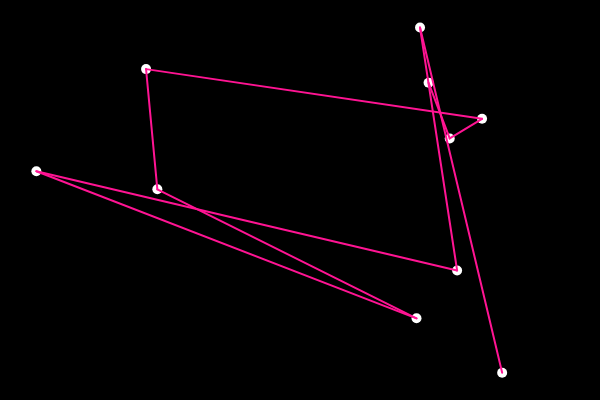
Frame 1 (no input)
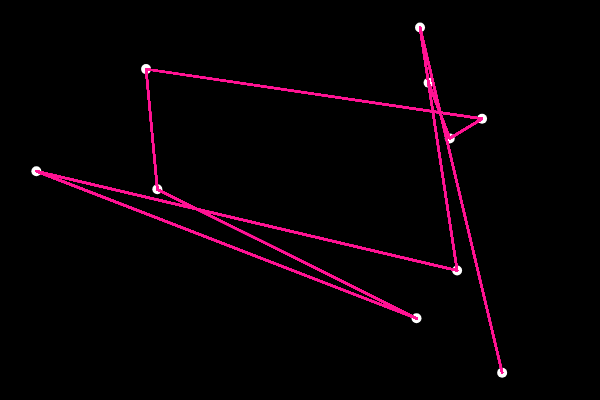
Frame 60 (no input)
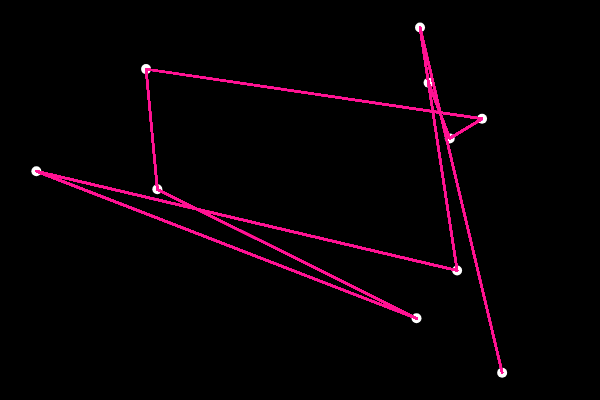
Frame 120 (the mouse pressed at the canvas centre since frame 60)

The p5.js sketch that drew these frames (run headless with seeded random() and noise() and a simulated clock; from frame 60 on, the mouse is pressed at the canvas centre):

// p5.js sketch
// ── sketch.js
var numPoints = 10;

function setup() {
  createCanvas(600, 400);
  background(0);
  
  storePointsx = [numPoints];
  storePointsy = [numPoints];
  
  drawPoints();

}

function draw() {
 drawLines();
  
}

function drawPoints(){
  
  
  for(var i = 0; i < numPoints; i++){
    stroke(255);
    strokeWeight(10);
    storePointsx[i] = random(0, width); 
    storePointsy[i] = random(0, height);
    point(storePointsx[i], storePointsy[i]);
    console.log(storePointsx[i]);
    console.log(storePointsy[i]);
  }
}

function drawLines(){
  for(var i = 0; i != numPoints - 1; i++){
    
      strokeWeight(2);
      stroke(255,20,147);
      line(storePointsx[i], storePointsy[i], storePointsx[i + 1], storePointsy[i + 1]);
    
    
  }  
  
}
